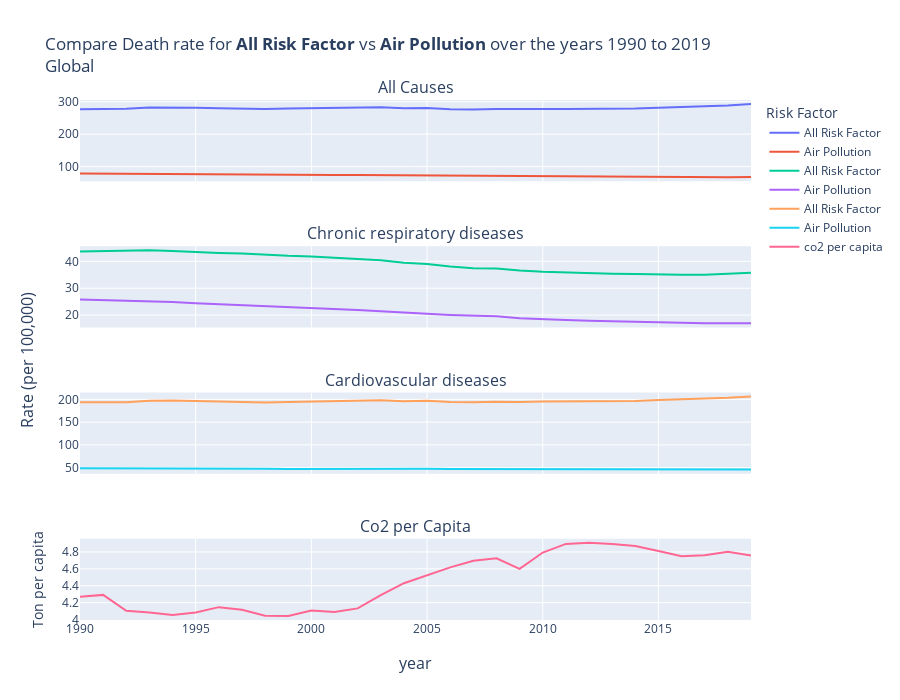

The notebook cell this image was saved under:
### Code cell
global_df = cause_df[cause_df.location == "Global"]
co2_world = co2_df[co2_df.country=="World"]
fig = draw_plot(global_df, co2_world, "Global" )
fig.show()

### Figure 1 — Plotly figure (JSON) as saved in the notebook; plotly's stock layout.template omitted (floating-point values rounded to 4 significant figures)
{"data": [{"mode": "lines", "name": "All Risk Factor", "type": "scatter", "x": [1990, 1991, 1992, 1993, 1994, 1995, 1996, 1997, 1998, 1999, 2000, 2001, 2002, 2003, 2004, 2005, 2006, 2007, 2008, 2009, 2010, 2011, 2012, 2013, 2014, 2015, 2016, 2017, 2018, 2019], "xaxis": "x", "y": [277.2, 277.3, 278.5, 282.4, 283.2, 281.9, 280.2, 279.1, 277.9, 279.1, 280.2, 280.7, 282.8, 283.0, 280.2, 281.0, 277.3, 276.1, 277.7, 276.8, 278.0, 278.0, 278.1, 278.7, 279.2, 281.7, 283.4, 284.9, 288.7, 292.9], "yaxis": "y"}, {"mode": "lines", "name": "Air Pollution", "type": "scatter", "x": [1990, 1991, 1992, 1993, 1994, 1995, 1996, 1997, 1998, 1999, 2000, 2001, 2002, 2003, 2004, 2005, 2006, 2007, 2008, 2009, 2010, 2011, 2012, 2013, 2014, 2015, 2016, 2017, 2018, 2019], "xaxis": "x", "y": [78.6, 78.04, 77.78, 77.83, 77.35, 76.47, 75.89, 75.67, 74.86, 74.43, 74.43, 74.31, 74.37, 73.89, 72.82, 72.5, 71.55, 71.05, 71.22, 70.52, 70.42, 70.2, 69.71, 69.32, 68.74, 68.62, 67.97, 67.26, 67.39, 67.77], "yaxis": "y"}, {"mode": "lines", "name": "All Risk Factor", "type": "scatter", "x": [1990, 1991, 1992, 1993, 1994, 1995, 1996, 1997, 1998, 1999, 2000, 2001, 2002, 2003, 2004, 2005, 2006, 2007, 2008, 2009, 2010, 2011, 2012, 2013, 2014, 2015, 2016, 2017, 2018, 2019], "xaxis": "x2", "y": [43.69, 43.8, 43.94, 44.08, 43.79, 43.37, 43.11, 42.91, 42.42, 42.02, 41.78, 41.33, 40.98, 40.39, 39.46, 38.98, 38.05, 37.46, 37.31, 36.57, 36.12, 35.81, 35.47, 35.42, 35.26, 35.06, 35.01, 35.01, 35.35, 35.73], "yaxis": "y2"}, {"mode": "lines", "name": "Air Pollution", "type": "scatter", "x": [1990, 1991, 1992, 1993, 1994, 1995, 1996, 1997, 1998, 1999, 2000, 2001, 2002, 2003, 2004, 2005, 2006, 2007, 2008, 2009, 2010, 2011, 2012, 2013, 2014, 2015, 2016, 2017, 2018, 2019], "xaxis": "x2", "y": [25.8, 25.6, 25.42, 25.22, 24.85, 24.36, 24.03, 23.84, 23.36, 22.91, 22.56, 22.22, 21.87, 21.43, 20.81, 20.47, 20.06, 19.7, 19.53, 18.83, 18.4, 18.15, 17.86, 17.74, 17.54, 17.34, 17.13, 16.92, 16.89, 16.93], "yaxis": "y2"}, {"mode": "lines", "name": "All Risk Factor", "type": "scatter", "x": [1990, 1991, 1992, 1993, 1994, 1995, 1996, 1997, 1998, 1999, 2000, 2001, 2002, 2003, 2004, 2005, 2006, 2007, 2008, 2009, 2010, 2011, 2012, 2013, 2014, 2015, 2016, 2017, 2018, 2019], "xaxis": "x3", "y": [193.6, 193.3, 193.9, 197.0, 197.7, 196.5, 195.1, 194.2, 193.2, 194.4, 195.2, 196.0, 197.9, 198.3, 196.2, 197.0, 194.4, 193.5, 194.8, 194.3, 195.6, 195.6, 195.8, 196.3, 196.6, 198.8, 200.0, 201.0, 203.5, 206.3], "yaxis": "y3"}, {"mode": "lines", "name": "Air Pollution", "type": "scatter", "x": [1990, 1991, 1992, 1993, 1994, 1995, 1996, 1997, 1998, 1999, 2000, 2001, 2002, 2003, 2004, 2005, 2006, 2007, 2008, 2009, 2010, 2011, 2012, 2013, 2014, 2015, 2016, 2017, 2018, 2019], "xaxis": "x3", "y": [48.67, 48.3, 48.21, 48.43, 48.31, 47.9, 47.66, 47.61, 47.28, 47.25, 47.54, 47.73, 48.07, 48.0, 47.49, 47.48, 46.94, 46.75, 47.02, 46.95, 47.21, 47.2, 46.99, 46.71, 46.31, 46.37, 45.95, 45.46, 45.56, 45.82], "yaxis": "y3"}, {"mode": "lines", "name": "co2 per capita", "type": "scatter", "x": [1990, 1991, 1992, 1993, 1994, 1995, 1996, 1997, 1998, 1999, 2000, 2001, 2002, 2003, 2004, 2005, 2006, 2007, 2008, 2009, 2010, 2011, 2012, 2013, 2014, 2015, 2016, 2017, 2018, 2019], "xaxis": "x4", "y": [4.27, 4.292, 4.104, 4.085, 4.055, 4.083, 4.147, 4.115, 4.045, 4.043, 4.107, 4.09, 4.132, 4.288, 4.43, 4.525, 4.617, 4.696, 4.724, 4.599, 4.793, 4.895, 4.908, 4.893, 4.871, 4.81, 4.75, 4.76, 4.802, 4.758], "yaxis": "y4"}], "layout": {"annotations": [{"font": {"size": 16}, "showarrow": false, "text": "All Causes", "x": 0.5, "xanchor": "center", "xref": "paper", "y": 1, "yanchor": "bottom", "yref": "paper"}, {"font": {"size": 16}, "showarrow": false, "text": "Chronic respiratory diseases", "x": 0.5, "xanchor": "center", "xref": "paper", "y": 0.7188, "yanchor": "bottom", "yref": "paper"}, {"font": {"size": 16}, "showarrow": false, "text": "Cardiovascular diseases", "x": 0.5, "xanchor": "center", "xref": "paper", "y": 0.4375, "yanchor": "bottom", "yref": "paper"}, {"font": {"size": 16}, "showarrow": false, "text": "Co2 per Capita", "x": 0.5, "xanchor": "center", "xref": "paper", "y": 0.1562, "yanchor": "bottom", "yref": "paper"}, {"font": {"size": 16}, "showarrow": false, "text": "year", "x": 0.5, "xanchor": "center", "xref": "paper", "y": 0, "yanchor": "top", "yref": "paper", "yshift": -30}, {"font": {"size": 16}, "showarrow": false, "text": "Rate (per 100,000)", "textangle": -90, "x": 0, "xanchor": "right", "xref": "paper", "xshift": -40, "y": 0.5, "yanchor": "middle", "yref": "paper"}], "height": 700, "hovermode": "x", "legend": {"title": {"text": "Risk Factor"}}, "title": {"text": "Compare Death rate for <b>All Risk Factor</b> vs <b>Air Pollution</b> over the years 1990 to 2019<br>Global"}, "xaxis": {"anchor": "y", "domain": [0, 1], "matches": "x4", "showticklabels": false}, "xaxis2": {"anchor": "y2", "domain": [0, 1], "matches": "x4", "showticklabels": false}, "xaxis3": {"anchor": "y3", "domain": [0, 1], "matches": "x4", "showticklabels": false}, "xaxis4": {"anchor": "y4", "domain": [0, 1]}, "yaxis": {"anchor": "x", "domain": [0.8438, 1]}, "yaxis2": {"anchor": "x2", "domain": [0.5625, 0.7188]}, "yaxis3": {"anchor": "x3", "domain": [0.2812, 0.4375]}, "yaxis4": {"anchor": "x4", "domain": [0, 0.1562], "title": {"text": "Ton per capita"}}}}
